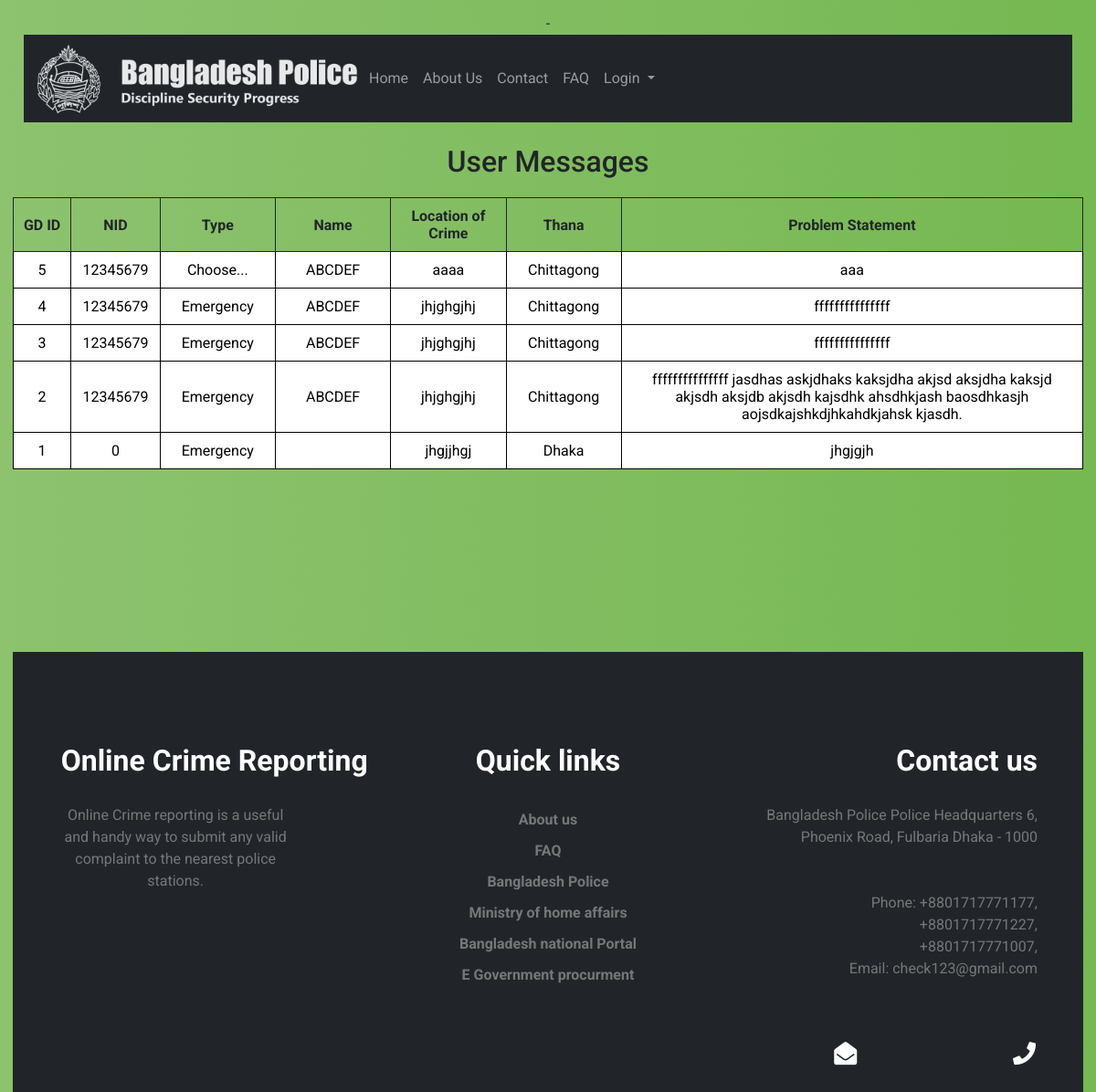
Screenshot of /Pages/allcomplains.php with the database file from the repository.
### tables this page shows
CREATE TABLE `gd` (
  `gdid` int(9) NOT NULL,
  `nid` bigint(30) NOT NULL,
  `type` varchar(20) NOT NULL,
  `name` varchar(40) NOT NULL,
  `location of crime` varchar(255) NOT NULL,
  `thana name` varchar(30) NOT NULL,
  `problem statement` text NOT NULL,
  `photo` varchar(255) NOT NULL,
  `status` varchar(20) NOT NULL,
  `pid` int(11) NOT NULL
);

### Pages/allcomplains.php (the view, shortened to what this page needs)
-<?php
  include "../php/db.php";
?>
<!DOCTYPE html>
<html lang="en">
<head>
    <link href="../css/bootstrap.min.css" rel="stylesheet">
    <link rel="stylesheet" href="../css/style.css">
    <link rel="stylesheet" href="../css/responsive.css">
  <link rel="stylesheet" type="text/css" href="../css/login_style.css">
  <link rel="stylesheet" href="https://cdnjs.cloudflare.com/ajax/libs/font-awesome/4.7.0/css/font-awesome.min.css">
  <link rel="stylesheet" href="https://use.fontawesome.com/releases/v5.15.1/css/all.css">
    <link href="../css/historytable.css" rel="stylesheet">
</head>
<body>
<div class="container-fluid">
    <?php
        include "../php/navbar.php";
    ?>
</div>
<div>
  <br>
<h2> User Messages</h2>
<table id="t">
  <thead>
    <tr>
      <th scope="col">GD ID</th>
      <th scope="col">NID</th>
      <th scope="col">Type</th>
      <th scope="col">Name</th>
      <th scope="col">Location of Crime</th>
      <th scope="col">Thana</th>
      <th scope="col">Problem Statement</th>
    </tr>
  </thead>
  <?php
      $query="select * from gd order by gdid desc limit 10000";
      $result=mysqli_query($conn,$query);
      while($rows=mysqli_fetch_assoc($result)){
  ?>
  <tbody style="background-color: white; color: black;">
      <tr>
        <td class="five"><?php echo $rows['gdid']; ?></td>
        <td class="five"><?php echo $rows['nid']; ?></td>
        <td class="ten"><?php echo $rows['type']; ?></td>
        <td class="ten"><?php echo $rows['name']; ?></td>
        <td class="twenty"><?php echo $rows['location of crime']; ?></td>
        <td class="ten"><?php echo $rows['thana name']; ?></td>
        <td class="cproblem"><?php echo $rows['problem statement']; ?></td>
      </tr>
    </tbody>
  <?php
    }
  ?>
</table>
</div>
<?php
    include "../php/footer.php";
    ?>
</body>
</html>

### css/style.css (style rules this page uses)
body { background-size: cover; background-image: url(../Images/bg1.jpg); background-position: center; }
body, html { width: 100%; max-width: 100%; height: 100%; font-family: "Lato"; color: #212529; }

### css/login_style.css (style rules this page uses)
body { background: #76b852; background: -webkit-linear-gradient(right, #76b852, #8DC26F); background: -moz-linear-gradient(right, #76b852, #8DC26F); background: -o-linear-gradient(right, #76b852, #8DC26F); background: linear-gradient(to left, #76b852, #8DC26F); font-family: "Roboto", sans-serif; -webkit-font-smoothing: antialiased; -moz-osx-font-smoothing: grayscale; }

### css/historytable.css (style rules this page uses)
body { padding: 14px; text-align: center; }
table { width: 100%; margin: 20px auto; table-layout: auto; }
table, td, th { border-collapse: collapse; }
th, td { padding: 10px; border: solid 1px; text-align: center; }
.cproblem { width: 40%; }
.five { width: 5%; }
.ten { width: 10%; }
.twenty { width: 10%; }

### rows the page displays
gd: gdid "5", nid "12345679", type "Choose...", name "ABCDEF", location of crime "aaaa", thana name "Chittagong", problem statement "aaa"
gd: gdid "4", nid "12345679", type "Emergency", name "ABCDEF", location of crime "jhjghgjhj", thana name "Chittagong", problem statement "fffffffffffffff"
gd: gdid "3", nid "12345679", type "Emergency", name "ABCDEF", location of crime "jhjghgjhj", thana name "Chittagong", problem statement "fffffffffffffff"
gd: gdid "2", nid "12345679", type "Emergency", name "ABCDEF", location of crime "jhjghgjhj", thana name "Chittagong", problem statement "fffffffffffffff jasdhas askjdhaks kaksjdha akjsd aksjdha kaksjd akjsdh aksjdb akjsdh kajsdhk ahsdhkjash baosdhkasjh aojsdkajshkdjhkahdkjahsk kjasdh."
gd: gdid "1", nid "0", type "Emergency", location of crime "jhgjjhgj", thana name "Dhaka", problem statement "jhgjgjh"
